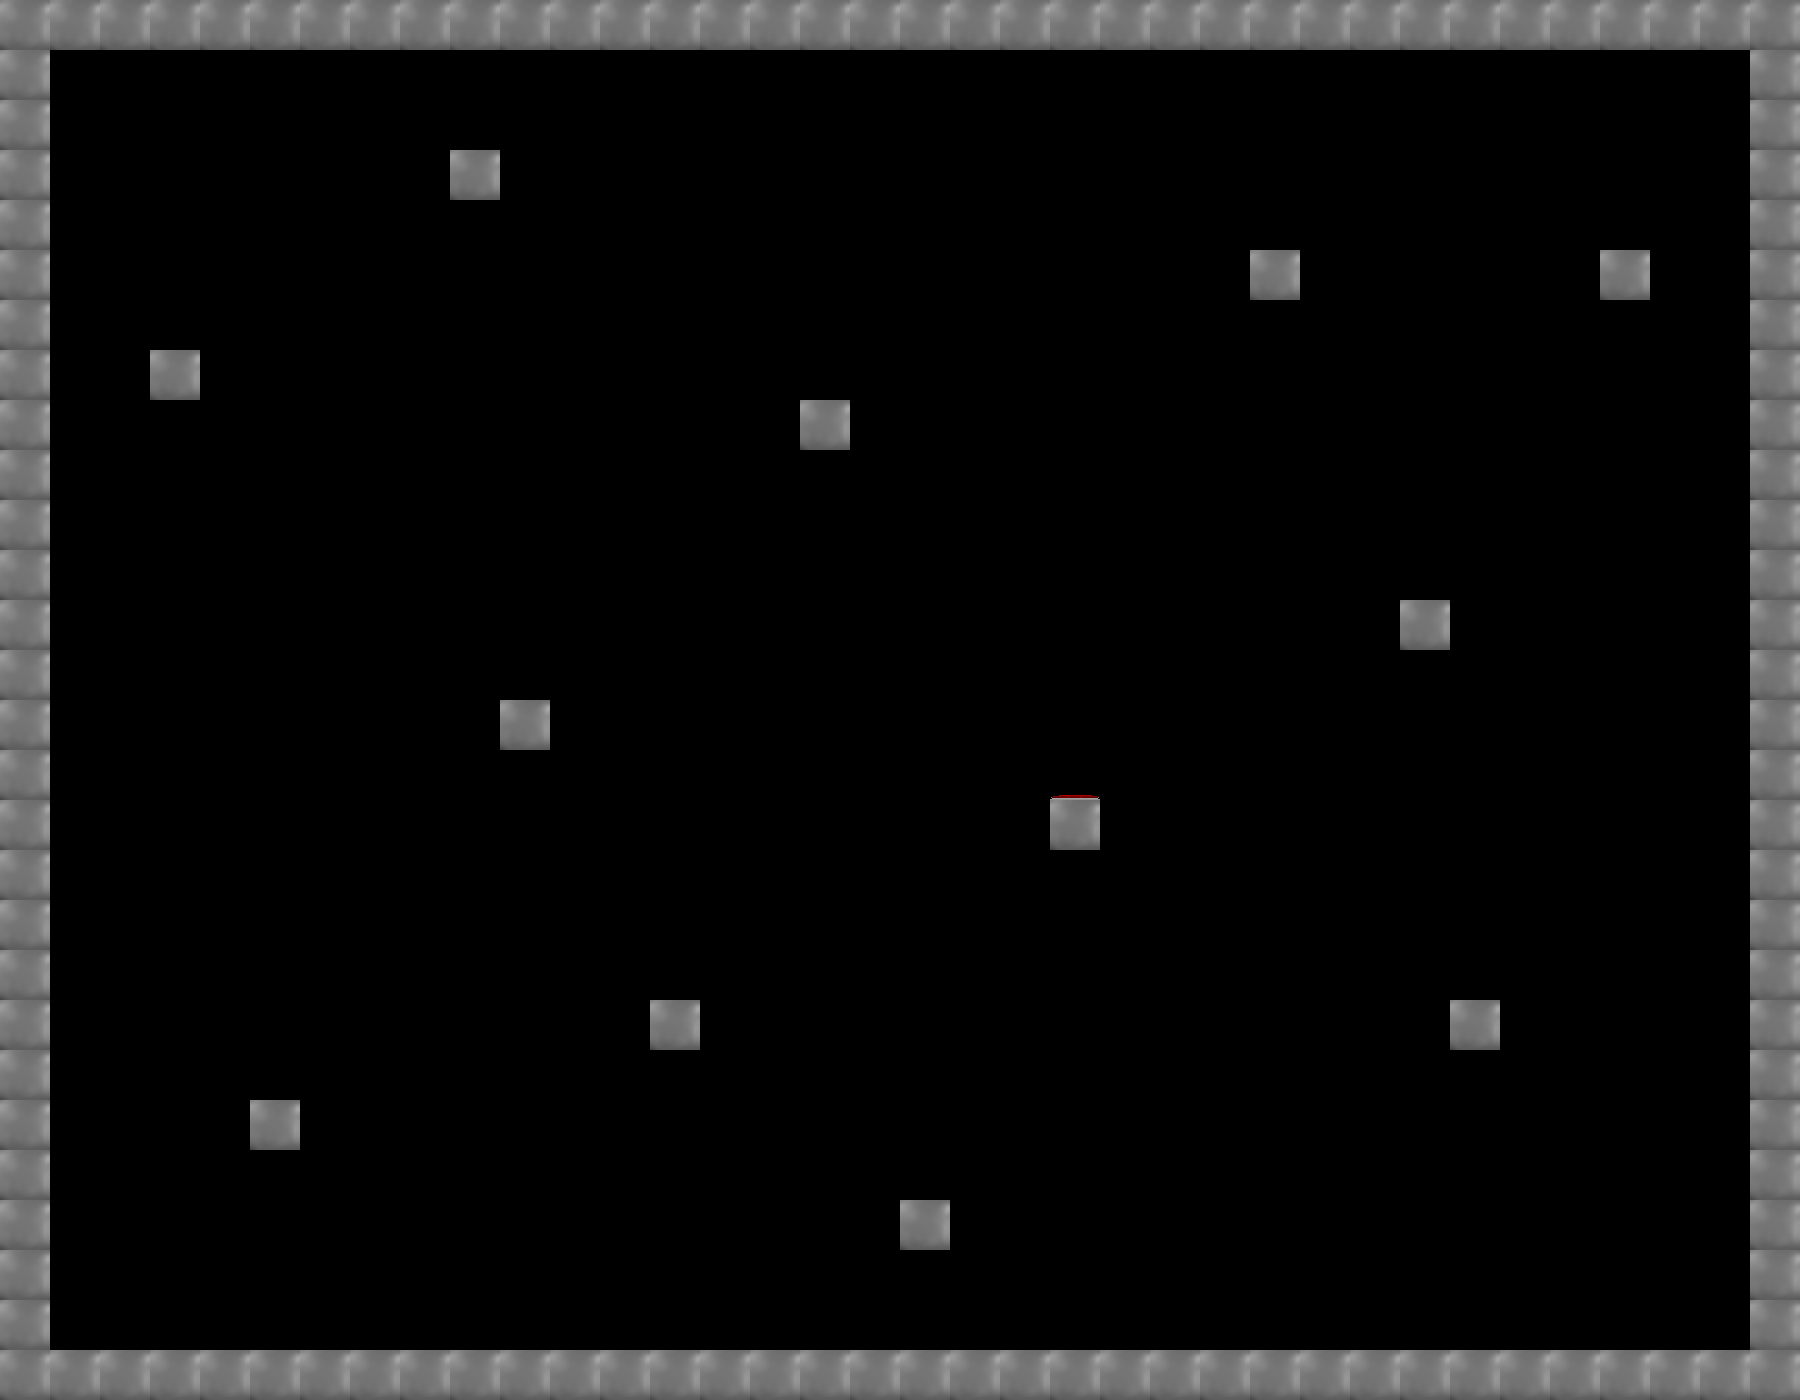

A 2D game scene composited from a Tiled map and its tileset images. What follows is a short description and the map's XML, with every tile layer's data as written:
An orthogonal 36x28 tile map with 50x50 px tiles, 3 tile layers (Collision, Border, Traps), 4 tilesets.

<map version="1.0" orientation="orthogonal" renderorder="right-down" width="36" height="28" tilewidth="50" tileheight="50">
 <tileset firstgid="1" name="Metal" tilewidth="50" tileheight="50">
  <image source="metal.png" trans="ff0004" width="50" height="50" />
  <tile id="0">
   <properties>
    <property name="collide" value="" />
   </properties>
  </tile>
 </tileset>
 <tileset firstgid="2" name="Button" tilewidth="50" tileheight="50">
  <image source="button.png" trans="ff0004" width="100" height="50" />
 </tileset>
 <tileset firstgid="4" name="lasers" tilewidth="50" tileheight="50">
  <image source="lazer matrix.png" trans="ff0004" width="250" height="50" />
 </tileset>
 <tileset firstgid="9" name="spikes" tilewidth="50" tileheight="50">
  <image source="spikes matrix.png" trans="ff0004" width="100" height="50" />
 </tileset>
 <layer name="Collision" width="36" height="28">
  <data encoding="csv">
0,0,0,0,0,0,0,0,0,0,0,0,0,0,0,0,0,0,0,0,0,0,0,0,0,0,0,0,0,0,0,0,0,0,0,0,
0,0,0,0,0,0,0,0,0,0,0,0,0,0,0,0,0,0,0,0,0,0,0,0,0,0,0,0,0,0,0,0,0,0,0,0,
0,0,0,0,0,0,0,0,0,0,0,0,0,0,0,0,0,0,0,0,0,0,0,0,0,0,0,0,0,0,0,0,0,0,0,0,
0,0,0,0,0,0,0,0,0,1,0,0,0,0,0,0,0,0,0,0,0,0,0,0,0,0,0,0,0,0,0,0,0,0,0,0,
0,0,0,0,0,0,0,0,0,0,0,0,0,0,0,0,0,0,0,0,0,0,0,0,0,0,0,0,0,0,0,0,0,0,0,0,
0,0,0,0,0,0,0,0,0,0,0,0,0,0,0,0,0,0,0,0,0,0,0,0,0,1,0,0,0,0,0,0,1,0,0,0,
0,0,0,0,0,0,0,0,0,0,0,0,0,0,0,0,0,0,0,0,0,0,0,0,0,0,0,0,0,0,0,0,0,0,0,0,
0,0,0,1,0,0,0,0,0,0,0,0,0,0,0,0,0,0,0,0,0,0,0,0,0,0,0,0,0,0,0,0,0,0,0,0,
0,0,0,0,0,0,0,0,0,0,0,0,0,0,0,0,1,0,0,0,0,0,0,0,0,0,0,0,0,0,0,0,0,0,0,0,
0,0,0,0,0,0,0,0,0,0,0,0,0,0,0,0,0,0,0,0,0,0,0,0,0,0,0,0,0,0,0,0,0,0,0,0,
0,0,0,0,0,0,0,0,0,0,0,0,0,0,0,0,0,0,0,0,0,0,0,0,0,0,0,0,0,0,0,0,0,0,0,0,
0,0,0,0,0,0,0,0,0,0,0,0,0,0,0,0,0,0,0,0,0,0,0,0,0,0,0,0,0,0,0,0,0,0,0,0,
0,0,0,0,0,0,0,0,0,0,0,0,0,0,0,0,0,0,0,0,0,0,0,0,0,0,0,0,1,0,0,0,0,0,0,0,
0,0,0,0,0,0,0,0,0,0,0,0,0,0,0,0,0,0,0,0,0,0,0,0,0,0,0,0,0,0,0,0,0,0,0,0,
0,0,0,0,0,0,0,0,0,0,1,0,0,0,0,0,0,0,0,0,0,0,0,0,0,0,0,0,0,0,0,0,0,0,0,0,
0,0,0,0,0,0,0,0,0,0,0,0,0,0,0,0,0,0,0,0,0,0,0,0,0,0,0,0,0,0,0,0,0,0,0,0,
0,0,0,0,0,0,0,0,0,0,0,0,0,0,0,0,0,0,0,0,0,1,0,0,0,0,0,0,0,0,0,0,0,0,0,0,
0,0,0,0,0,0,0,0,0,0,0,0,0,0,0,0,0,0,0,0,0,0,0,0,0,0,0,0,0,0,0,0,0,0,0,0,
0,0,0,0,0,0,0,0,0,0,0,0,0,0,0,0,0,0,0,0,0,0,0,0,0,0,0,0,0,0,0,0,0,0,0,0,
0,0,0,0,0,0,0,0,0,0,0,0,0,0,0,0,0,0,0,0,0,0,0,0,0,0,0,0,0,0,0,0,0,0,0,0,
0,0,0,0,0,0,0,0,0,0,0,0,0,1,0,0,0,0,0,0,0,0,0,0,0,0,0,0,0,1,0,0,0,0,0,0,
0,0,0,0,0,0,0,0,0,0,0,0,0,0,0,0,0,0,0,0,0,0,0,0,0,0,0,0,0,0,0,0,0,0,0,0,
0,0,0,0,0,1,0,0,0,0,0,0,0,0,0,0,0,0,0,0,0,0,0,0,0,0,0,0,0,0,0,0,0,0,0,0,
0,0,0,0,0,0,0,0,0,0,0,0,0,0,0,0,0,0,0,0,0,0,0,0,0,0,0,0,0,0,0,0,0,0,0,0,
0,0,0,0,0,0,0,0,0,0,0,0,0,0,0,0,0,0,1,0,0,0,0,0,0,0,0,0,0,0,0,0,0,0,0,0,
0,0,0,0,0,0,0,0,0,0,0,0,0,0,0,0,0,0,0,0,0,0,0,0,0,0,0,0,0,0,0,0,0,0,0,0,
0,0,0,0,0,0,0,0,0,0,0,0,0,0,0,0,0,0,0,0,0,0,0,0,0,0,0,0,0,0,0,0,0,0,0,0,
0,0,0,0,0,0,0,0,0,0,0,0,0,0,0,0,0,0,0,0,0,0,0,0,0,0,0,0,0,0,0,0,0,0,0,0
</data>
 </layer>
 <layer name="Border" width="36" height="28">
  <data encoding="csv">
1,1,1,1,1,1,1,1,1,1,1,1,1,1,1,1,1,1,1,1,1,1,1,1,1,1,1,1,1,1,1,1,1,1,1,1,
1,0,0,0,0,0,0,0,0,0,0,0,0,0,0,0,0,0,0,0,0,0,0,0,0,0,0,0,0,0,0,0,0,0,0,1,
1,0,0,0,0,0,0,0,0,0,0,0,0,0,0,0,0,0,0,0,0,0,0,0,0,0,0,0,0,0,0,0,0,0,0,1,
1,0,0,0,0,0,0,0,0,0,0,0,0,0,0,0,0,0,0,0,0,0,0,0,0,0,0,0,0,0,0,0,0,0,0,1,
1,0,0,0,0,0,0,0,0,0,0,0,0,0,0,0,0,0,0,0,0,0,0,0,0,0,0,0,0,0,0,0,0,0,0,1,
1,0,0,0,0,0,0,0,0,0,0,0,0,0,0,0,0,0,0,0,0,0,0,0,0,0,0,0,0,0,0,0,0,0,0,1,
1,0,0,0,0,0,0,0,0,0,0,0,0,0,0,0,0,0,0,0,0,0,0,0,0,0,0,0,0,0,0,0,0,0,0,1,
1,0,0,0,0,0,0,0,0,0,0,0,0,0,0,0,0,0,0,0,0,0,0,0,0,0,0,0,0,0,0,0,0,0,0,1,
1,0,0,0,0,0,0,0,0,0,0,0,0,0,0,0,0,0,0,0,0,0,0,0,0,0,0,0,0,0,0,0,0,0,0,1,
1,0,0,0,0,0,0,0,0,0,0,0,0,0,0,0,0,0,0,0,0,0,0,0,0,0,0,0,0,0,0,0,0,0,0,1,
1,0,0,0,0,0,0,0,0,0,0,0,0,0,0,0,0,0,0,0,0,0,0,0,0,0,0,0,0,0,0,0,0,0,0,1,
1,0,0,0,0,0,0,0,0,0,0,0,0,0,0,0,0,0,0,0,0,0,0,0,0,0,0,0,0,0,0,0,0,0,0,1,
1,0,0,0,0,0,0,0,0,0,0,0,0,0,0,0,0,0,0,0,0,0,0,0,0,0,0,0,0,0,0,0,0,0,0,1,
1,0,0,0,0,0,0,0,0,0,0,0,0,0,0,0,0,0,0,0,0,0,0,0,0,0,0,0,0,0,0,0,0,0,0,1,
1,0,0,0,0,0,0,0,0,0,0,0,0,0,0,0,0,0,0,0,0,0,0,0,0,0,0,0,0,0,0,0,0,0,0,1,
1,0,0,0,0,0,0,0,0,0,0,0,0,0,0,0,0,0,0,0,0,0,0,0,0,0,0,0,0,0,0,0,0,0,0,1,
1,0,0,0,0,0,0,0,0,0,0,0,0,0,0,0,0,0,0,0,0,0,0,0,0,0,0,0,0,0,0,0,0,0,0,1,
1,0,0,0,0,0,0,0,0,0,0,0,0,0,0,0,0,0,0,0,0,0,0,0,0,0,0,0,0,0,0,0,0,0,0,1,
1,0,0,0,0,0,0,0,0,0,0,0,0,0,0,0,0,0,0,0,0,0,0,0,0,0,0,0,0,0,0,0,0,0,0,1,
1,0,0,0,0,0,0,0,0,0,0,0,0,0,0,0,0,0,0,0,0,0,0,0,0,0,0,0,0,0,0,0,0,0,0,1,
1,0,0,0,0,0,0,0,0,0,0,0,0,0,0,0,0,0,0,0,0,0,0,0,0,0,0,0,0,0,0,0,0,0,0,1,
1,0,0,0,0,0,0,0,0,0,0,0,0,0,0,0,0,0,0,0,0,0,0,0,0,0,0,0,0,0,0,0,0,0,0,1,
1,0,0,0,0,0,0,0,0,0,0,0,0,0,0,0,0,0,0,0,0,0,0,0,0,0,0,0,0,0,0,0,0,0,0,1,
1,0,0,0,0,0,0,0,0,0,0,0,0,0,0,0,0,0,0,0,0,0,0,0,0,0,0,0,0,0,0,0,0,0,0,1,
1,0,0,0,0,0,0,0,0,0,0,0,0,0,0,0,0,0,0,0,0,0,0,0,0,0,0,0,0,0,0,0,0,0,0,1,
1,0,0,0,0,0,0,0,0,0,0,0,0,0,0,0,0,0,0,0,0,0,0,0,0,0,0,0,0,0,0,0,0,0,0,1,
1,0,0,0,0,0,0,0,0,0,0,0,0,0,0,0,0,0,0,0,0,0,0,0,0,0,0,0,0,0,0,0,0,0,0,1,
1,1,1,1,1,1,1,1,1,1,1,1,1,1,1,1,1,1,1,1,1,1,1,1,1,1,1,1,1,1,1,1,1,1,1,1
</data>
 </layer>
 <layer name="Traps" width="36" height="28">
  <data encoding="csv">
0,0,0,0,0,0,0,0,0,0,0,0,0,0,0,0,0,0,0,0,0,0,0,0,0,0,0,0,0,0,0,0,0,0,0,0,
0,0,0,0,0,0,0,0,0,0,0,0,0,0,0,0,0,0,0,0,0,0,0,0,0,0,0,0,0,0,0,0,0,0,0,0,
0,0,0,0,0,0,0,0,0,0,0,0,0,0,0,0,0,0,0,0,0,0,0,0,0,0,0,0,0,0,0,0,0,0,0,0,
0,0,0,0,0,0,0,0,0,0,0,0,0,0,0,0,0,0,0,0,0,0,0,0,0,0,0,0,0,0,0,0,0,0,0,0,
0,0,0,0,0,0,0,0,0,0,0,0,0,0,0,0,0,0,0,0,0,0,0,0,0,0,0,0,0,0,0,0,0,0,0,0,
0,0,0,0,0,0,0,0,0,0,0,0,0,0,0,0,0,0,0,0,0,0,0,0,0,0,0,0,0,0,0,0,0,0,0,0,
0,0,0,0,0,0,0,0,0,0,0,0,0,0,0,0,0,0,0,0,0,0,0,0,0,0,0,0,0,0,0,0,0,0,0,0,
0,0,0,0,0,0,0,0,0,0,0,0,0,0,0,0,0,0,0,0,0,0,0,0,0,0,0,0,0,0,0,0,0,0,0,0,
0,0,0,0,0,0,0,0,0,0,0,0,0,0,0,0,0,0,0,0,0,0,0,0,0,0,0,0,0,0,0,0,0,0,0,0,
0,0,0,0,0,0,0,0,0,0,0,0,0,0,0,0,0,0,0,0,0,0,0,0,0,0,0,0,0,0,0,0,0,0,0,0,
0,0,0,0,0,0,0,0,0,0,0,0,0,0,0,0,0,0,0,0,0,0,0,0,0,0,0,0,0,0,0,0,0,0,0,0,
0,0,0,0,0,0,0,0,0,0,0,0,0,0,0,0,0,0,0,0,0,0,0,0,0,0,0,0,0,0,0,0,0,0,0,0,
0,0,0,0,0,0,0,0,0,0,0,0,0,0,0,0,0,0,0,0,0,0,0,0,0,0,0,0,0,0,0,0,0,0,0,0,
0,0,0,0,0,0,0,0,0,0,0,0,0,0,0,0,0,0,0,0,0,0,0,0,0,0,0,0,0,0,0,0,0,0,0,0,
0,0,0,0,0,0,0,0,0,0,0,0,0,0,0,0,0,0,0,0,0,0,0,0,0,0,0,0,0,0,0,0,0,0,0,0,
0,0,0,0,0,0,0,0,0,0,0,0,0,0,0,0,0,0,0,0,0,2,0,0,0,0,0,0,0,0,0,0,0,0,0,0,
0,0,0,0,0,0,0,0,0,0,0,0,0,0,0,0,0,0,0,0,0,0,0,0,0,0,0,0,0,0,0,0,0,0,0,0,
0,0,0,0,0,0,0,0,0,0,0,0,0,0,0,0,0,0,0,0,0,0,0,0,0,0,0,0,0,0,0,0,0,0,0,0,
0,0,0,0,0,0,0,0,0,0,0,0,0,0,0,0,0,0,0,0,0,0,0,0,0,0,0,0,0,0,0,0,0,0,0,0,
0,0,0,0,0,0,0,0,0,0,0,0,0,0,0,0,0,0,0,0,0,0,0,0,0,0,0,0,0,0,0,0,0,0,0,0,
0,0,0,0,0,0,0,0,0,0,0,0,0,0,0,0,0,0,0,0,0,0,0,0,0,0,0,0,0,0,0,0,0,0,0,0,
0,0,0,0,0,0,0,0,0,0,0,0,0,0,0,0,0,0,0,0,0,0,0,0,0,0,0,0,0,0,0,0,0,0,0,0,
0,0,0,0,0,0,0,0,0,0,0,0,0,0,0,0,0,0,0,0,0,0,0,0,0,0,0,0,0,0,0,0,0,0,0,0,
0,0,0,0,0,0,0,0,0,0,0,0,0,0,0,0,0,0,0,0,0,0,0,0,0,0,0,0,0,0,0,0,0,0,0,0,
0,0,0,0,0,0,0,0,0,0,0,0,0,0,0,0,0,0,0,0,0,0,0,0,0,0,0,0,0,0,0,0,0,0,0,0,
0,0,0,0,0,0,0,0,0,0,0,0,0,0,0,0,0,0,0,0,0,0,0,0,0,0,0,0,0,0,0,0,0,0,0,0,
0,0,0,0,0,0,0,0,0,0,0,0,0,0,0,0,0,0,0,0,0,0,0,0,0,0,0,0,0,0,0,0,0,0,0,0,
0,0,0,0,0,0,0,0,0,0,0,0,0,0,0,0,0,0,0,0,0,0,0,0,0,0,0,0,0,0,0,0,0,0,0,0
</data>
 </layer>
</map>
